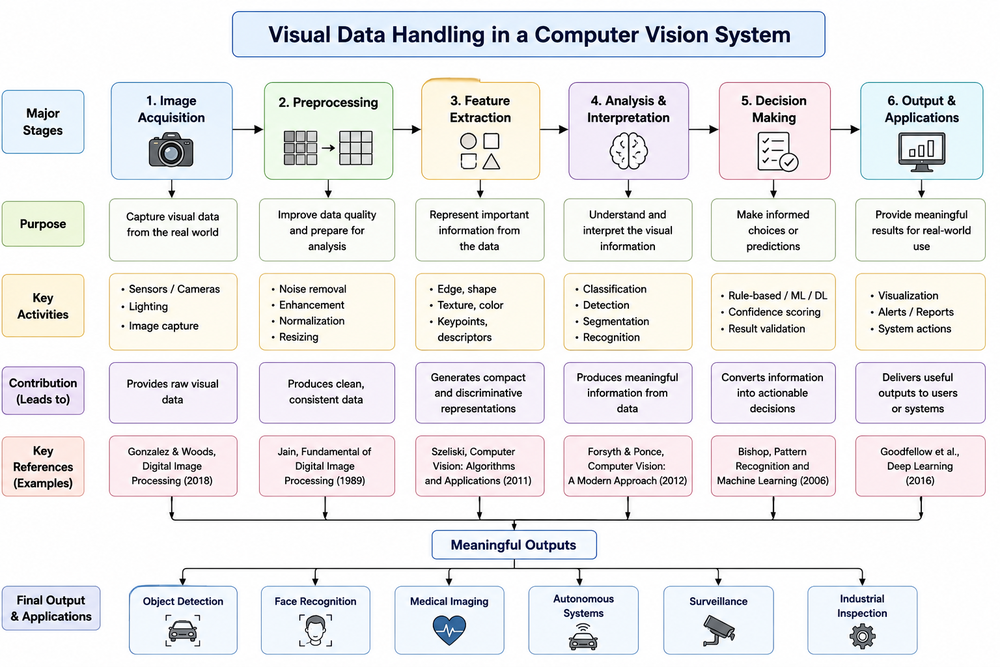
#> input picture C01/AT2/Q02/at2 q2.png, 1000 x 667 px, shrunk from 1536 x 1024 before the run, given in place of Screenshot 2026-07-13 142020 (1).png, which was not available
$ python exp_12.py
#> lines starting #> are read from the running program, lines starting #| are printed output that depends on the picture; pictures that were not available may be replaced by others from this repository, and a replacement may not be noted
# -*- coding: utf-8 -*-
"""exp-12

Automatically generated by Colab.

Original file is located at
    https://colab.research.google.com/drive/1U21l0Uh8unUwvN2fnXzhNjm0l0NGqdvl
"""

from google.colab import files
uploaded = files.upload()
#> the answer given: at2 q2.png

import cv2
import numpy as np
import matplotlib.pyplot as plt

# Use one of the uploaded image paths
image_path = 'Screenshot 2026-07-13 142020 (1).png'

img = cv2.imread(image_path)
#> img is the input picture: shape (667, 1000, 3); mean B, G, R 235.2, 234.2, 234.6

if img is None:
    print(f"Error: Could not load image from {image_path}. Please make sure the file exists and is accessible.")
else:
    rows, cols = img.shape[:2]
#> rows = 667; cols = 1000

    # Define source and destination points for perspective transformation
    src_points = np.float32([[0, 0], [cols - 1, 0], [0, rows - 1], [cols - 1, rows - 1]])
#> src_points = [[0, 0], [999, 0], [0, 666], [999, 666]]
    # These destination points create a trapezoidal distortion
    dst_points = np.float32([[0, 0], [cols - 1, 0], [int(0.33 * cols), rows - 1], [int(0.66 * cols), rows - 1]])

    # Get the perspective transformation matrix
    M = cv2.getPerspectiveTransform(src_points, dst_points)

    # Apply the perspective transformation
    perspective_img = cv2.warpPerspective(img, M, (cols, rows))
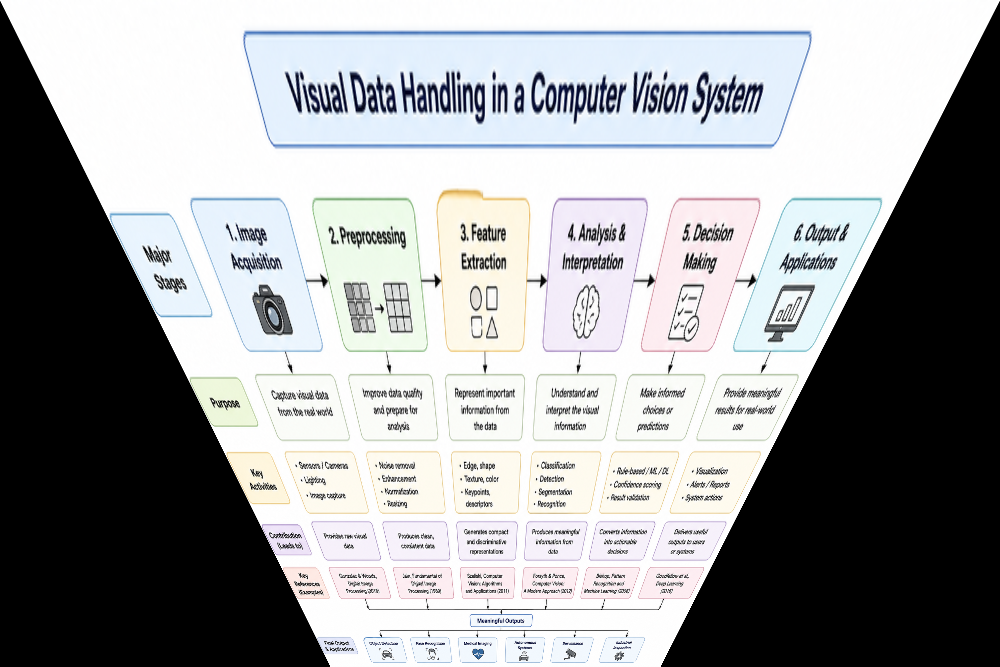
#> perspective_img: shape (667, 1000, 3); mean B, G, R 156.9, 155.6, 154.3

    # Convert images from BGR to RGB for correct display with matplotlib
    img_rgb = cv2.cvtColor(img, cv2.COLOR_BGR2RGB)
    perspective_img_rgb = cv2.cvtColor(perspective_img, cv2.COLOR_BGR2RGB)

    # Display the original and transformed images using matplotlib
    plt.figure(figsize=(12, 6))

    plt.subplot(1, 2, 1)
    plt.imshow(img_rgb)
    plt.title('Original Image')
    plt.axis('off')

    plt.subplot(1, 2, 2)
    plt.imshow(perspective_img_rgb)
    plt.title('Perspective Transformed Image')
    plt.axis('off')

    plt.show()
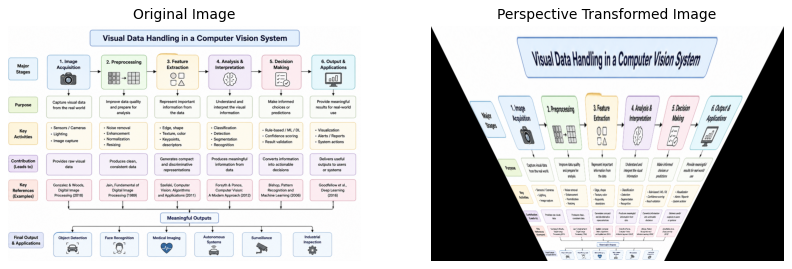
#> figure drawn by matplotlib, 2 panels

    # If you still want to save the transformed image to disk, uncomment the line below:
    # cv2.imwrite('Perspective_Transformed_Image.jpg', perspective_img)

$ run again, on C01/AT2/Q03/at2 q3.png
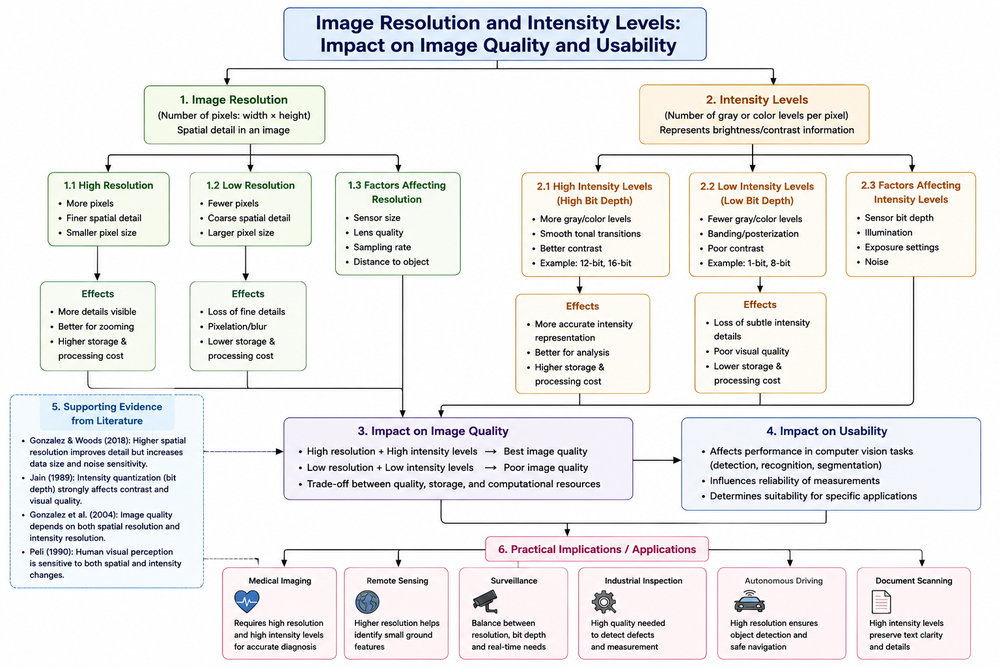
#> input picture C01/AT2/Q03/at2 q3.png, 1000 x 667 px, shrunk from 1536 x 1024 before the run, given in place of Screenshot 2026-07-13 142020 (1).png, which was not available
#> img is the input picture: shape (667, 1000, 3); mean B, G, R 236.6, 236.5, 237.2
#> `perspective_img = cv2.warpPerspective(img, M, (cols, rows))`:
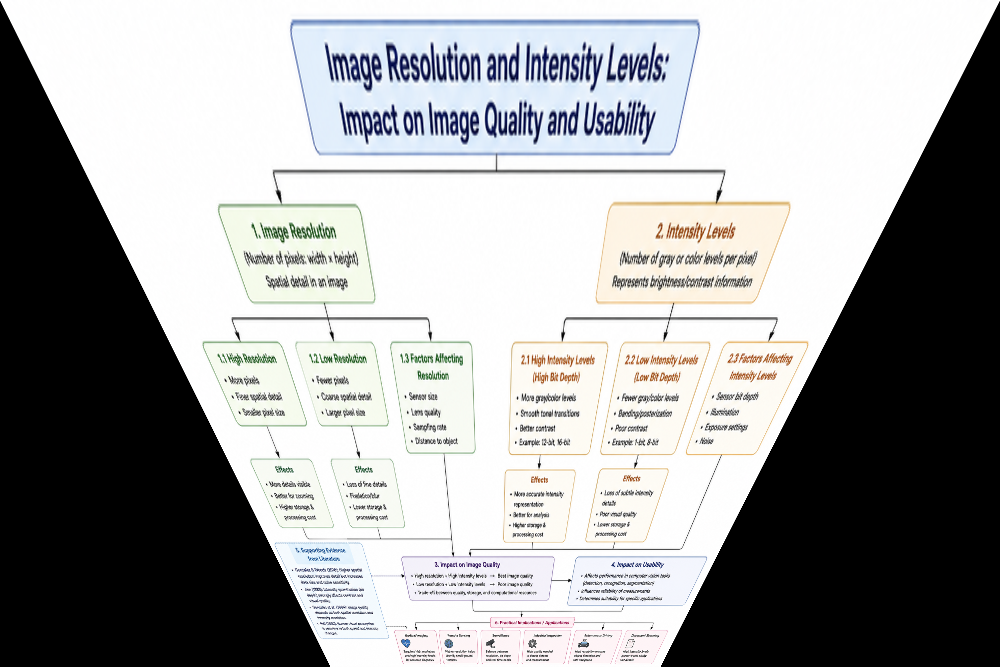
#> perspective_img: shape (667, 1000, 3); mean B, G, R 158.1, 157.8, 157.2
#> `plt.show()`:
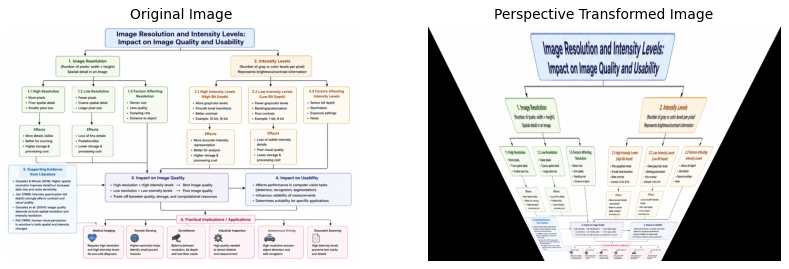
#> figure drawn by matplotlib, 2 panels
